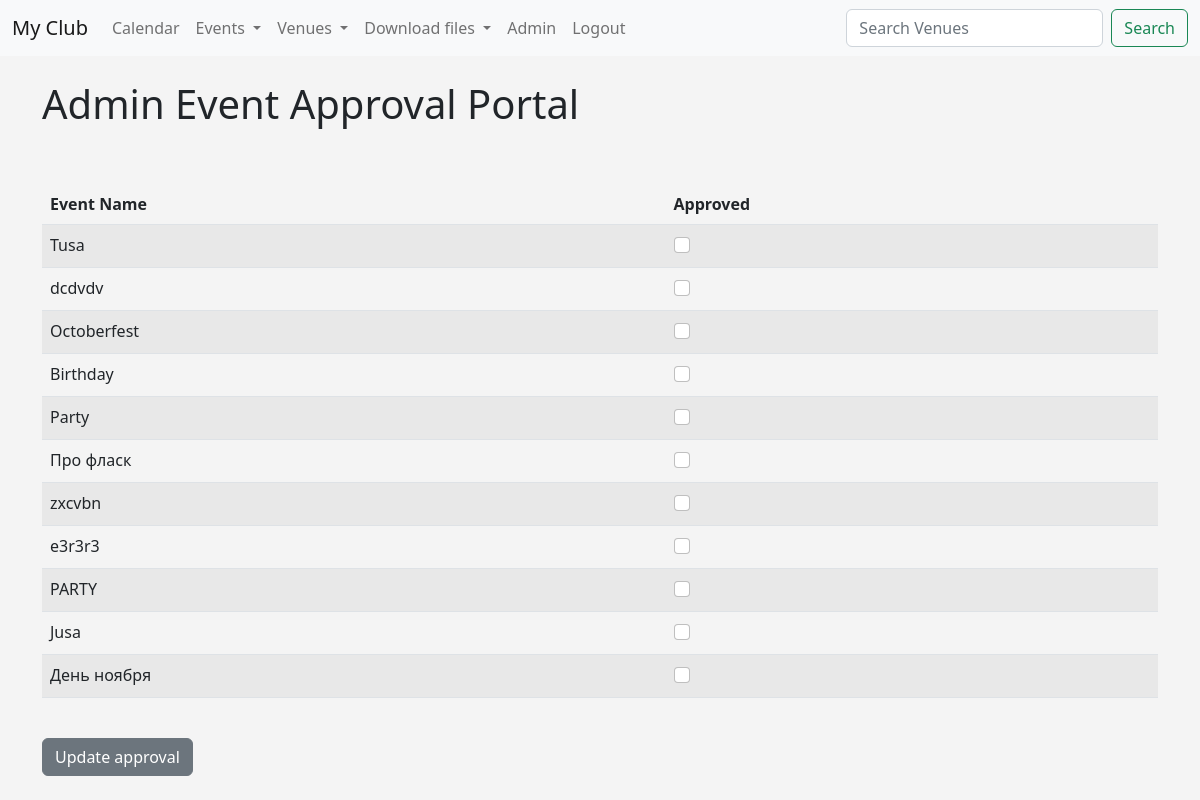
Page /admin_approval (signed in) on the earlier database version.
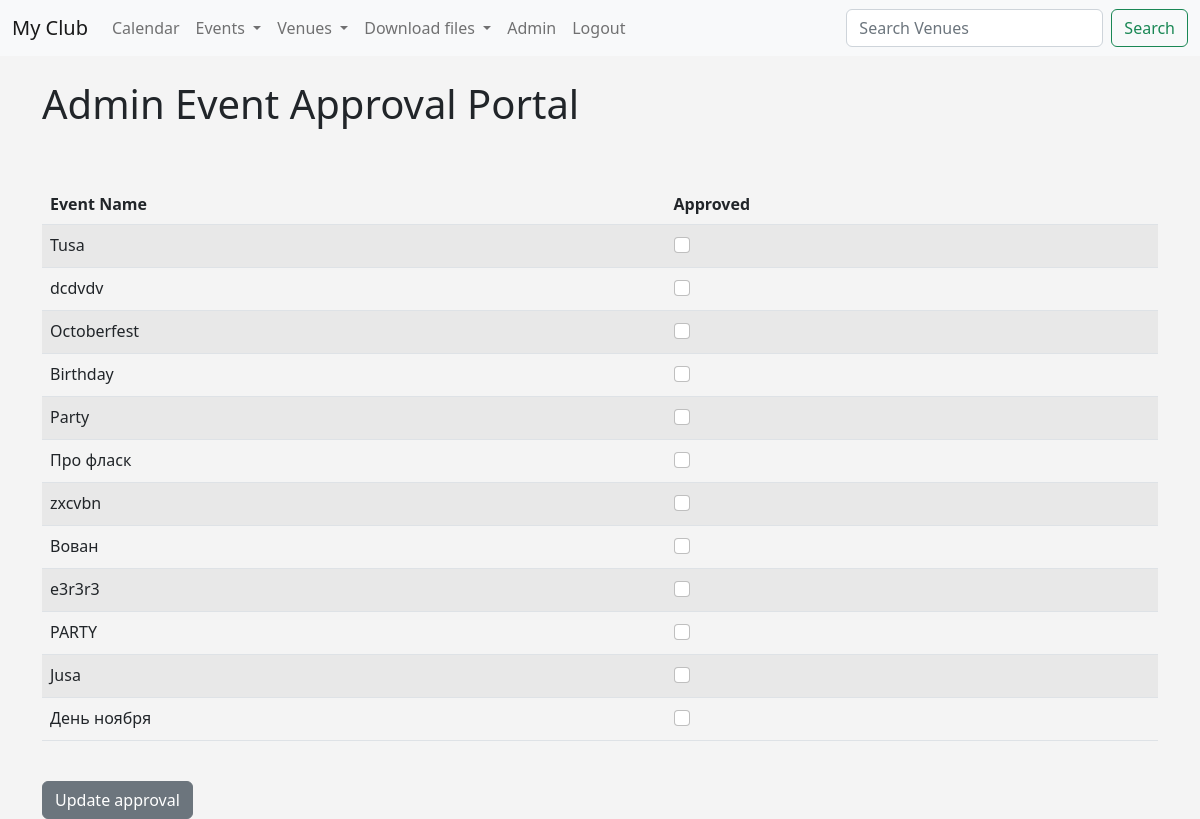
Same page on the later database version.
### events/models.py (models this page shows, shortened)
class Event(models.Model):
    name = models.CharField('Event Name', max_length=120)
    event_date = models.DateTimeField('Event Date')
    venue = models.ForeignKey(Venue, on_delete=models.CASCADE, blank=True, null=True)
    manager = models.ForeignKey(User, blank=True, null=True, on_delete=models.SET_NULL)
    description = models.TextField(blank=True)
    attendees = models.ManyToManyField(MyClubUser, blank=True)
    approved = models.BooleanField('Approved', default=False)
    def __str__(self):
        return self.name

### events/views.py (the view, shortened to what this page needs)
# urls.py: path('admin_approval', views.admin_approval, name='admin_approval'),
def admin_approval(request):
    event_list = Event.objects.all().order_by('-event_date')
    if request.user.is_superuser:
        return render(request, 'events/admin_approval.html', {"event_list": event_list})
    else:
        messages.success(request, "You aren't authorized to view this page!")
        return redirect('home')

### events/templates/events/admin_approval.html (shortened to what this page needs)
{% extends 'events/base.html' %}
{% block content %}
<h1>Admin Event Approval Portal</h1>
<br><br>
<form action="" method=POST>
<table class="table table-striped">
  <thead>
    <tr>
      <th scope="col">Event Name</th>
      <th scope="col">Approved</th>
    </tr>
  </thead>
  <tbody>
    {% for event in event_list %}
    <tr>
      <td>{{ event }}</td>
      <td>
        {% if event.approved %}
        <div class="form-check">
          <input class="form-check-input" type="checkbox" checked="checked" value={{ event.id }} name="boxes">
        </div>
        {% else %}
                   <div class="form-check">
          <input class="form-check-input" type="checkbox" value={{ event.id }} name="boxes">
        </div>
        {% endif %}
      </td>
    {% endfor %}
    </tr>
  </tbody>
</table>
<br>
<button class="btn btn-secondary" type="submit">Update approval</button>
{% endblock %}

Differences in the rows shown:
added Event: name "Вован"
